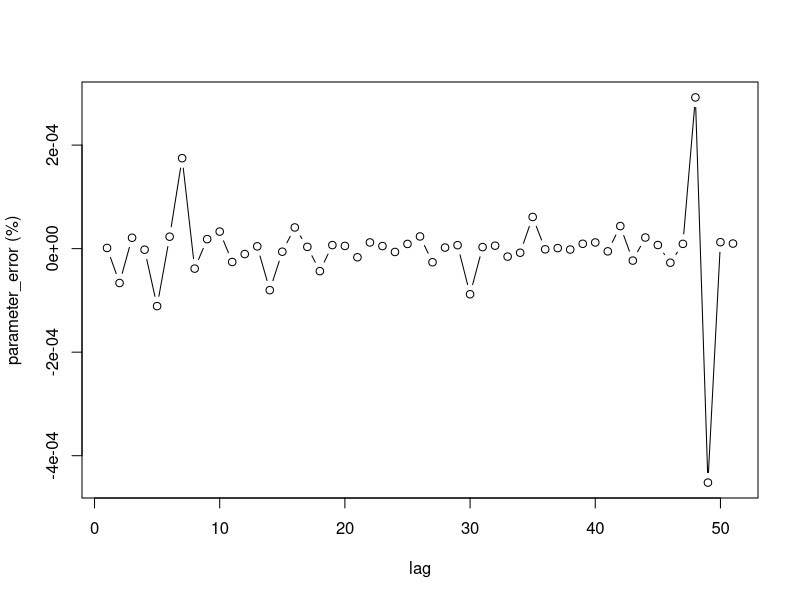
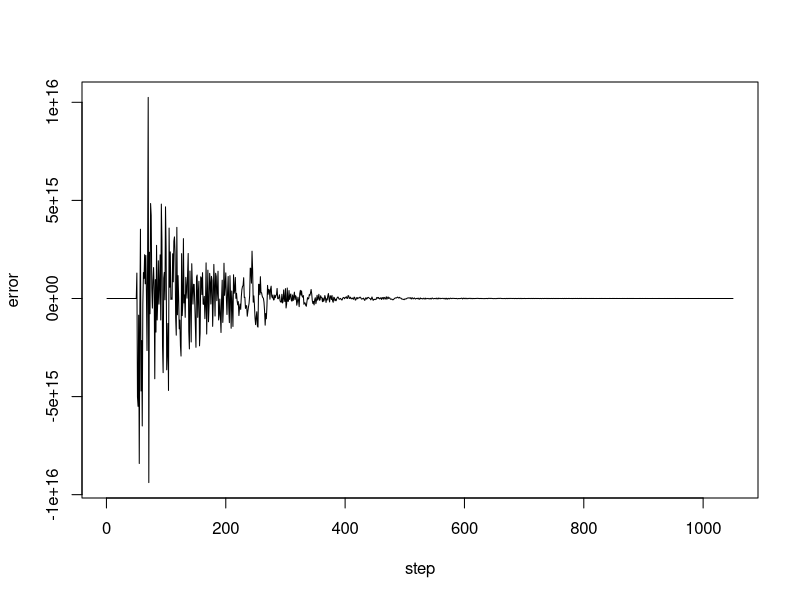
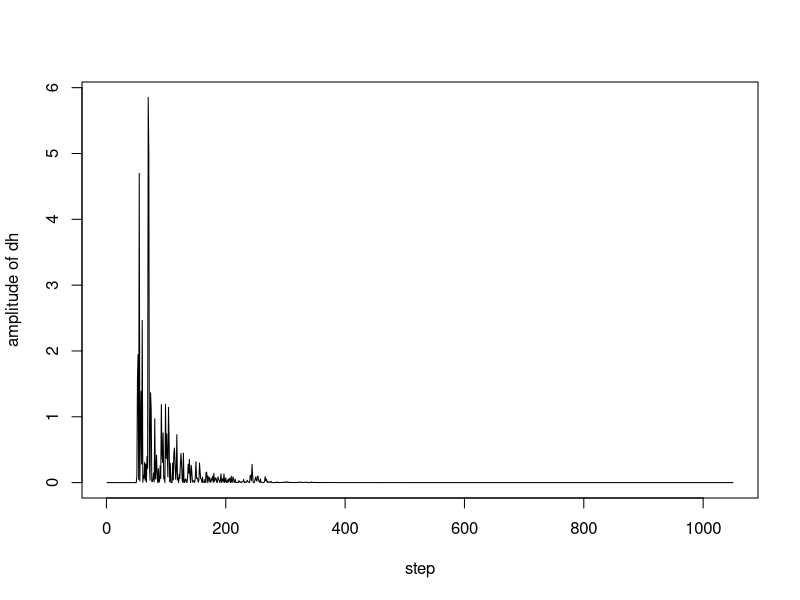
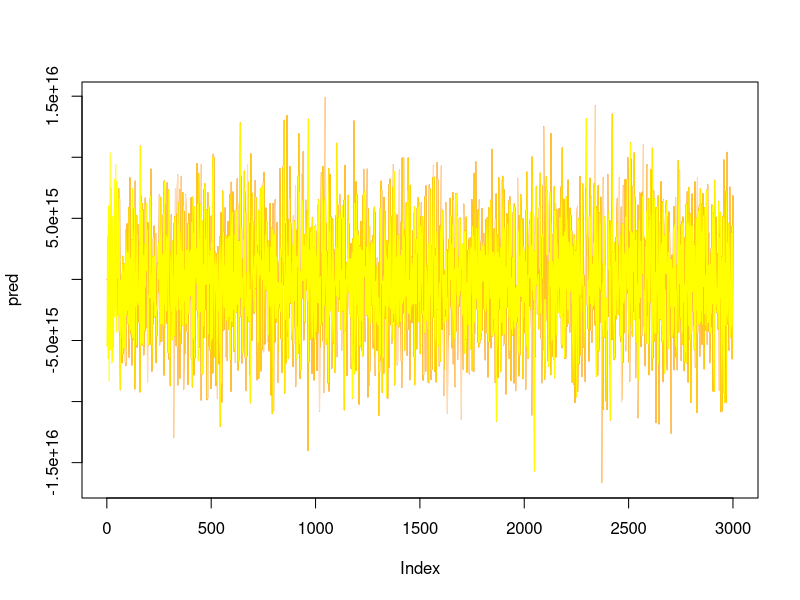
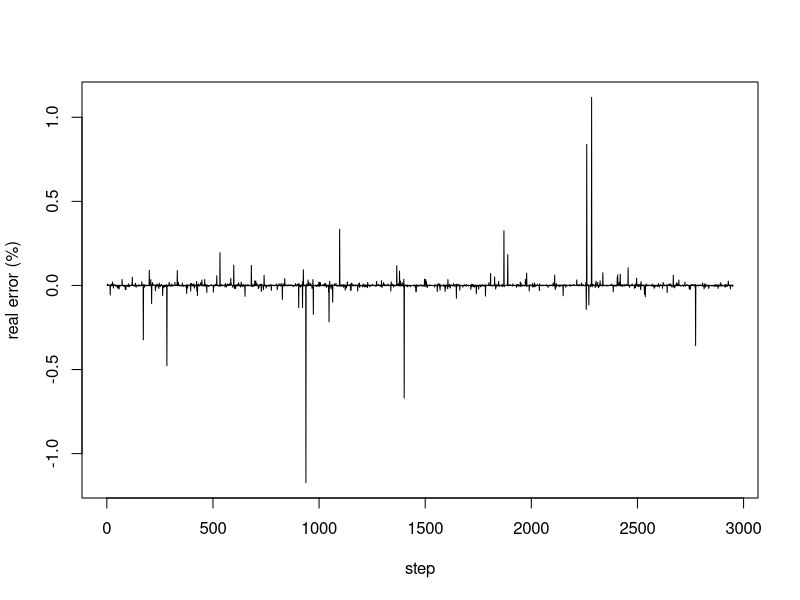

Recreate these plots in R, in order.
## ---- chunk 1
knitr::opts_chunk$set(echo = TRUE)
## ---- chunk 2
sig_sam <- function(n) {

  stopifnot(length(n)== 1, class(n) == "numeric")
  stopifnot(n > 0)
  n <- ceiling(n)
  
  data <- data.frame()
  for (i in c(1:n)){
    sig <- sample(c(-1,1), 1, replace = TRUE)
    amp <- c(sample(c(1:9), 1, replace = TRUE), sample(c(0:9), 14, replace = TRUE))
    newsample <- sig * sum(amp * 10^c(14:0))
    data <- rbind(data, newsample) 
  }
  colnames(data) <- "sig_far"
  return(data)
}
## ---- chunk 3
n <- 1000
L <- 50
n_test <- 3000

sig_far <- sig_sam(n + L + n_test)
par <- rnorm(L + 1)
echo <- data.frame(par[1] * sig_far)
for (i in c(1:L)) {
  echo <- cbind(echo, par[i + 1] * c(rep(NA,i), 
                      sig_far[-((n + L + n_test - i + 1):(n + L + n_test)),]) + rnorm(1))
}
colnames(echo) <- par
echo_sum <- rowSums(echo[,(1:(L + 1))])
data <- data.frame(sig_far, echo, echo_sum)
train_data <- data[1:(n + L),]
## ---- chunk 4
x <- train_data[,1]
y <- train_data[,length(train_data[1,])]

mu <- 1
gamma <- 0.01
h <- rep(0, L + 1)
p <- rep(0, L)
g <- rep(0, L)
e <- rep(0, L)
amp_h <- rep(0,L)
for (i in c((L + 1):(n + L))) {
  p[i] <- sum(x[(i):(i - L)] * x[(i):(i - L)])
  g[i] <- sum(h * x[(i):(i - L)])
  e[i] <- y[i] - g[i]
  dh <- (1 * mu / (gamma + p[i])) * e[i] * x[(i):(i - L)]
  h <- h + dh
  amp_h[i] <- sum(dh * dh)
}
sol <- list("p" = p, "g" = g, "e" = e, "amp_h" = amp_h, "h" = h)
sol$h
par
plot((sol$h-par) / abs(par), type = "b", ylab = "parameter_error (%)",xlab = "lag")
## ---- chunk 5
plot(sol$e, type = "l", ylab = "error", xlab = "step")
plot(sol$amp_h, type = "l", ylab = "amplitude of dh", xlab = "step")
## ---- chunk 6
test_data <- data[-(1:(n + L)),]
x <- test_data[,1]
y <- test_data[,length(test_data[1,])]

pred <- rep(0,L)
for (i in c((L + 1):(n_test))) {
  pred[i] <- sum(sol$h * x[(i):(i - L)])
}
real <- y 

plot(pred,type = "l",col = "red")
lines(real,type = "l", col = "yellow")
error <- ((pred-real)/real * 100)[-(1:L)]
plot(error, type = "l", xlab = "step", ylab = "real error (%)")
sd(error)
mean(error)
table((error <= 10^(-2)))
## ---- chunk 7
n <- 10
L <- 2
n_test <- 0

sig_far <- sig_sam(n + L + n_test)
par <- rnorm(L + 1)
echo <- data.frame(par[1] * sig_far)
for (i in c(1:L)) {
  echo <- cbind(echo, par[i + 1] * c(rep(NA,i), 
                      sig_far[-((n + L + n_test - i + 1):(n + L + n_test)),]) + rnorm(1) * 10^15)
}
colnames(echo) <- par
echo_sum <- rowSums(echo[,(1:(L + 1))])
data <- data.frame(sig_far, echo, echo_sum)
train_data <- data[1:(n + L),]
x <- train_data[,1]
y <- train_data[,length(train_data[1,])]

print(x)
print(y)
## ---- chunk 8

a <- 1
h <- rep(0, L + 1)
dh <- rep(0, L + 1)
p <- rep(0, L)
g <- rep(0, L)
e <- rep(0, L)
amp_h <- rep(0,L)
## ---- chunk 9
p[3] <- x[3 - 0]^2 + x[3 - 1]^2 + x[3 - 2]^2
print(c("p[3]=",p[3]))
## ---- chunk 10
g[3] <- h[1] * x[3 - 0] + h[2] * x[3 - 1] + h[3] * x[3 - 2]
print(c("g[3]=",g[3]))
## ---- chunk 11
e[3] <- y[3] - g[3]
print(c("e[3]=",e[3]))
## ---- chunk 12
dh[1] = 1 * a / p[3] * e[3] * x[3 - 0]
dh[2] = 1 * a / p[3] * e[3] * x[3 - 1]
dh[3] = 1 * a / p[3] * e[3] * x[3 - 2]
print(c("dh_3[0]=",dh[1]))
print(c("dh_3[1]=",dh[2]))
print(c("dh_3[2]=",dh[3]))
## ---- chunk 13
h[1] = h[1] + dh[1]
h[2] = h[2] + dh[2]
h[3] = h[3] + dh[3]
print(c("h_4[0]=",h[1]))
print(c("h_4[1]=",h[2]))
print(c("h_4[2]=",h[3]))
## ---- chunk 14
p[4] <- x[4 - 0]^2 + x[4 - 1]^2 + x[4 - 2]^2
print(c("p[4]=",p[4]))
## ---- chunk 15
g[4] <- h[1] * x[4 - 0] + h[2] * x[4 - 1] + h[3] * x[4 - 2]
print(c("g[4]=",g[4]))
## ---- chunk 16
e[4] <- y[4] - g[4]
print(c("e[4]=",e[4]))
## ---- chunk 17
dh[1] = 1 * a / p[4] * e[4] * x[4 - 0]
dh[2] = 1 * a / p[4] * e[4] * x[4 - 1]
dh[3] = 1 * a / p[4] * e[4] * x[4 - 2]
print(c("dh_4[0]=",dh[1]))
print(c("dh_4[1]=",dh[2]))
print(c("dh_4[2]=",dh[3]))
## ---- chunk 18
h[1] = h[1] + dh[1]
h[2] = h[2] + dh[2]
h[3] = h[3] + dh[3]
print(c("h_5[0]=",h[1]))
print(c("h_5[1]=",h[2]))
print(c("h_5[2]=",h[3]))
## ---- chunk 19
a <- 1
h <- rep(0, L + 1)
dh <- rep(0, L + 1)
p <- rep(0, L)
g <- rep(0, L)
e <- rep(0, L)
amp_dh <- rep(0,L)
past_h <- data.frame("3" = h)

for (i in c((L + 1):(n + L))) {
  p[i] <- sum(x[(i):(i - L)] * x[(i):(i - L)])
  g[i] <- sum(h * x[(i):(i - L)])
  e[i] <- y[i] - g[i]
  dh <- (1 * a / p[i]) * e[i] * x[(i):(i - L)]
  h <- h + dh
  amp_h[i] <- sum(dh * dh)
  past_h <- cbind(past_h, h)
  colnames(past_h)[length(past_h[1,])] <- as.character(i + 1)
}
sol <- list("p" = p, "g" = g, "e" = e, "amp_dh" = amp_dh, "h" = past_h)
sol
